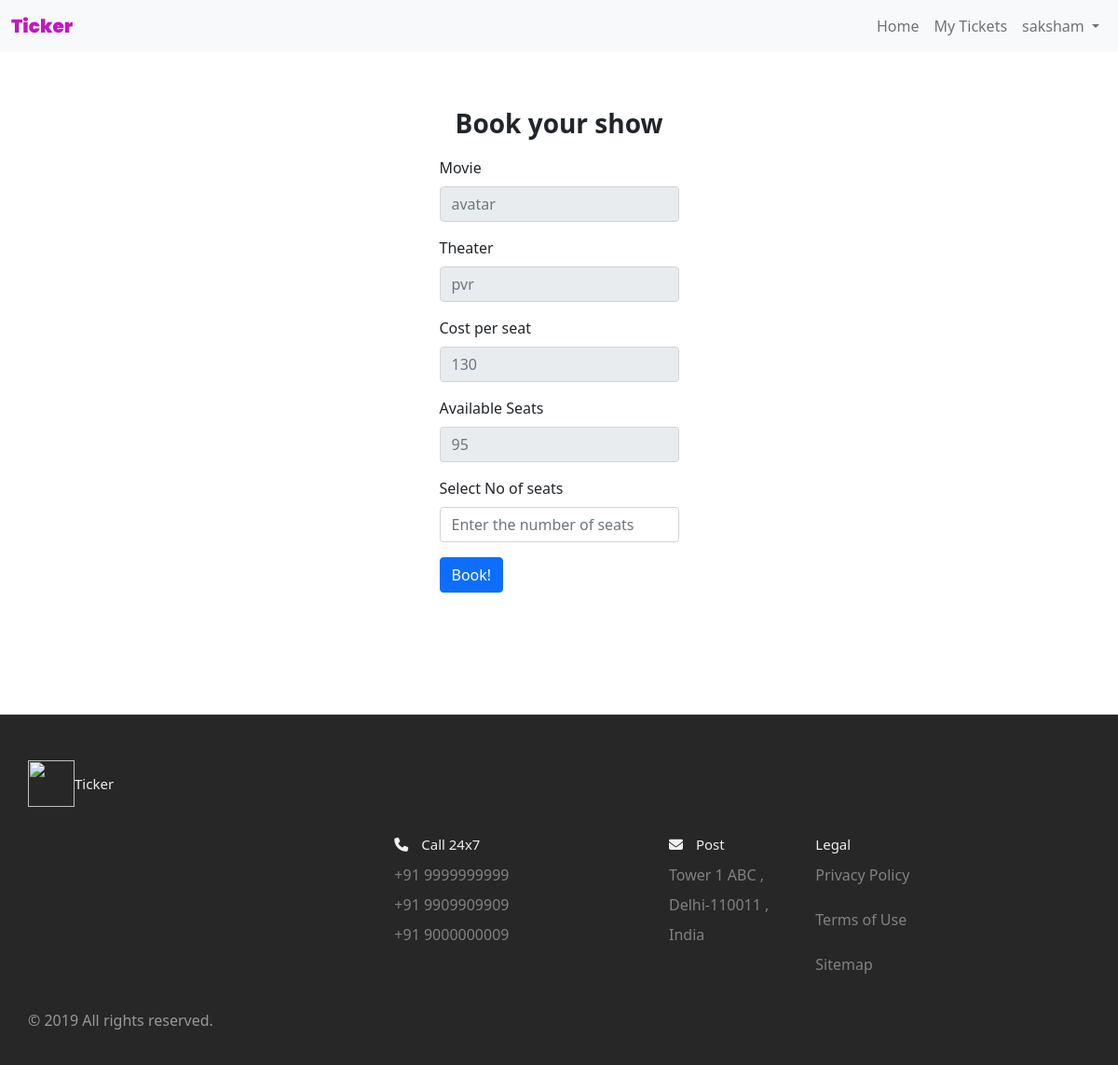
Screenshot of /book_ticket/1 (signed in) with the database file from the repository.
### website/models.py (models this page shows)
class RegisteredUser(db.Model, UserMixin):
    id = db.Column(db.Integer, primary_key=True)
    email = db.Column(db.String(100), unique=True)
    pas = db.Column(db.String(100))
    name = db.Column(db.String(100))
    is_admin = db.Column(db.Boolean)
    theater = db.relationship('Theaters')
    movie = db.relationship('Movie')
    show = db.relationship('Show')
    booked_ti = db.relationship('Ticket')

class Show(db.Model):
    id = db.Column(db.Integer, primary_key=True)
    screened_m = db.Column(db.Integer, db.ForeignKey('movie.id'))
    t_in = db.Column(db.Integer, db.ForeignKey('theaters.id'))
    movie = db.Column(db.String(100))
    t = db.Column(db.String(100))
    address_t = db.Column(db.String(100))
    datetime = db.Column(db.DateTime(timezone=True), default=func.now())
    t_admin_id = db.Column(db.Integer, db.ForeignKey('registered_user.id'))
    available_seats = db.Column(db.Integer)
    cost = db.Column(db.Integer)
    booked_ti = db.relationship('Ticket')

### website/views.py (the view)
@view.route('/book_ticket/<int:id>', methods=['GET', 'POST'])
@login_required
def book_ticket(id):
    if current_user.is_admin == False:
        show = Show.query.get(int(id))
        if request.method == 'POST':
            t = Theaters.query.filter_by(name=str(show.t)).first()
            total_seats = request.form.get('no_of_seats')
            show.available_seats = int(show.available_seats) - int(total_seats)
            new_ticket = Ticket(booked_show=show.id, booked_m=show.screened_m, booked_t=show.t_in, user=current_user.id, movie=show.movie, t=show.t, address_t=show.address_t, total_seats=total_seats, cost=int(show.cost) * int(total_seats), timinig_s=show.datetime)  # theater_address=theater.address, theater_address_link = theater.location,
            db.session.add(new_ticket)
            db.session.commit()
            return redirect(url_for('views.my_tickets'))
        else:
            return render_template('book_ticket.html', user=current_user, show=show)
    else:
        return redirect(url_for('views.select_theaters'))

### website/__init__.py (called while the page is built)
def create_app():
    app = Flask(__name__)
    app.config['SECRET_KEY'] = 'hjshjhdjah kjshkjdhjs'
    app.config['SQLALCHEMY_DATABASE_URI'] = 'sqlite:///' + DB_NAME
    db.init_app(app)
    from .views import view
    from .auth import auth
    app.register_blueprint(view, url_prefix='/')
    app.register_blueprint(auth, url_prefix='/')
    from .models import RegisteredUser, Theaters, Movie, Show
    create_database(app)
    login_manager = LoginManager()
    login_manager.login_view = 'auth.login'
    login_manager.init_app(app)
    @login_manager.user_loader
    def load_user(id):
        return RegisteredUser.query.get(int(id))
    return app

### website/templates/book_ticket.html (shortened to what this page needs)
{% extends "base.html" %}
{% block content %}
<nav class="navbar navbar-expand-lg navbar-light bg-light">
    <div class="container-fluid">
      <a class="navbar-brand" style="font-weight: 1000; font-family: 'Poppins', sans-serif;color:rgb(192, 25, 192)" href="#">Ticker</a>
      <div class="collapse navbar-collapse d-md-flex justify-content-md-end" id="navbarNavDropdown">
        <ul class="navbar-nav navbar-nav mr-auto">
          <li class="nav-item">
            <a class="nav-link" aria-current="page" href="/">Home</a>
          </li>
          {% if user.is_authenticated %}
          <li class="nav-item">
            {% if user.is_admin %}
              <a class="nav-link" href="/my_theaters">Theater</a>
              <a class="nav-link" href="/movies">Movies</a>
          </li>
          {% else %}
          <a class="nav-link" href="/my_tickets">My Tickets</a>
          {% endif %}
          {% endif %}
          </li>
          {% if user.is_authenticated %}
          <li class="nav-item dropdown">
            <a class="nav-link dropdown-toggle" href="#" id="navbarDropdown" role="button" data-bs-toggle="dropdown" aria-expanded="false">
              {% if user.is_admin %}
                {{ user.name }}, Admin
              {% else %}
                {{ user.name }}
              {% endif %}
            </a>
          </li>
          {% else %}
          <li class="nav-item justify-content-end">
            <a class="nav-link" href="/login">Login</a>
          </li>
          {% endif %}
        </ul>
      </div>
    </div>
  </nav>
<h3 style="display: flex; justify-content: center;align-items: center;padding-top:5%; font-weight:700">Book your show</h3>
<div class="form" style="display: flex; justify-content: center;align-items: center;padding-top:10px;padding-bottom:130px">
<form method = "POST" enctype="multipart/form-data">
    <div class="mb-3">
      <label  class="form-label">Movie</label>
      <input class="form-control" type="text" placeholder="{{ show.movie }}" aria-label="{{ show.movie }}" disabled>
    </div>
    <div class="mb-3">
      <label class="form-label">Theater</label>
      <input class="form-control" type="text" placeholder="{{ show.t }}" aria-label="{{ show.theater }}" disabled>
    </div>
    <div class="mb-3">
        <label class="form-label">Cost per seat</label>
        <input class="form-control" type="text" placeholder="{{ show.cost }}" aria-label="{{ show.cost_per_seat }}" disabled>
    </div>
    <div class="mb-3">
        <label class="form-label">Available Seats</label>
        <input class="form-control" type="text" placeholder="{{ show.available_seats }}" aria-label="{{ show.seats_available }}" disabled>
    </div>
    <div class="mb-3">
        <label class="form-label">Select No of seats</label>
        <input type="Number" class="form-control" min="1" max="{{ show.available_seats }}" placeholder="Enter the number of seats" name="no_of_seats" required>
    </div>
    <button type="submit" class="btn btn-primary ">Book!</button>
</form>
</div>
{% endblock %}

### website/static/styles.css (style rules this page uses)
*, *::before, *::after { margin: 0; padding: 0; outline: 0; box-sizing: border-box; text-decoration: none; list-style: none; border: none; }
body { font-family: 'Poppins', sans-serif; color: #322f2f; background-color: #ffffff; overflow-x: hidden; background-color: hsl(252, 30%, 95%); }
nav { width: 100%; background-color: #fff; padding: 0.7rem 0; position: fixed; top: 0; z-index: 10; }
*, *:before, *:after { box-sizing: border-box; }
html { font-size: 100%; }
body { font-family: acumin-pro, system-ui, sans-serif; margin: 0; display: grid; grid-template-rows: auto 1fr auto; font-size: 14px; background-color: #f4f4f4; align-items: start; min-height: 100vh; }

### rows the page displays
RegisteredUser: name "saksham"
Show: movie "avatar", t "pvr", cost "130", available_seats "95"
